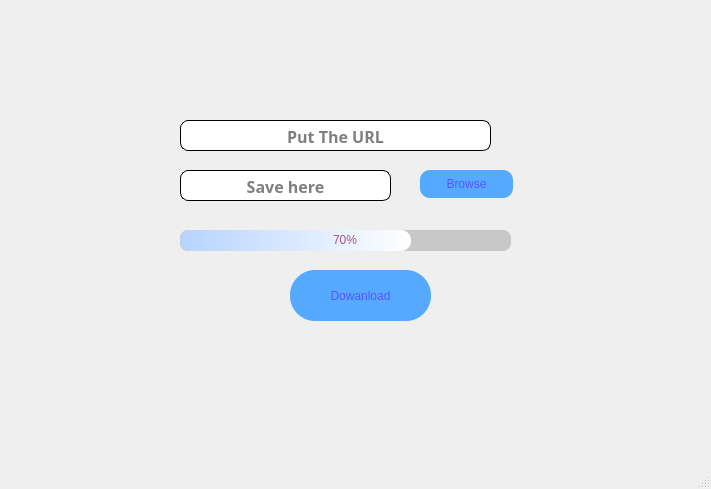
<?xml version="1.0" encoding="UTF-8"?>
<ui version="4.0">
 <class>MainWindow</class>
 <widget class="QMainWindow" name="MainWindow">
  <property name="geometry">
   <rect>
    <x>0</x>
    <y>0</y>
    <width>711</width>
    <height>489</height>
   </rect>
  </property>
  <property name="windowTitle">
   <string>MainWindow</string>
  </property>
  <widget class="QWidget" name="centralwidget">
   <widget class="QPushButton" name="pushButton">
    <property name="geometry">
     <rect>
      <x>290</x>
      <y>270</y>
      <width>141</width>
      <height>51</height>
     </rect>
    </property>
    <property name="styleSheet">
     <string notr="true">QPushButton{
border-radius:25px;
background-color: rgb(85, 170, 255);
color:rgb(85, 85, 255);
}
QPushButton:hover{
background-color: rgb(50, 110, 255);
color:rgb(255, 255, 255);
}
</string>
    </property>
    <property name="text">
     <string>Dowanload</string>
    </property>
   </widget>
   <widget class="QProgressBar" name="progressBar">
    <property name="geometry">
     <rect>
      <x>180</x>
      <y>230</y>
      <width>331</width>
      <height>21</height>
     </rect>
    </property>
    <property name="styleSheet">
     <string notr="true">QProgressBar{
	background-color: rgb(200, 200, 200);
	color:rgb(170, 85, 127);
	border-style:solid;
	border-radius:8px;
	text-align:center;
}
QProgressBar::chunk{
	border-radius:10px;
background-color: qlineargradient(spread:pad, x1:0, y1:0, x2:1, y2:0, stop:0 rgba(182, 211, 255, 255), stop:1 rgba(255, 255, 255, 255));
}
</string>
    </property>
    <property name="value">
     <number>70</number>
    </property>
   </widget>
   <widget class="QLineEdit" name="lineEdit">
    <property name="geometry">
     <rect>
      <x>180</x>
      <y>120</y>
      <width>311</width>
      <height>31</height>
     </rect>
    </property>
    <property name="font">
     <font>
      <family>Bahnschrift SemiBold</family>
      <pointsize>12</pointsize>
      <weight>75</weight>
      <bold>true</bold>
     </font>
    </property>
    <property name="styleSheet">
     <string notr="true">QLineEdit{
	border:1px solid black;
	border-radius:8px;
	padding:5px;
}
QLineEdit::focus {
	border:2px solid blue;
}</string>
    </property>
    <property name="alignment">
     <set>Qt::AlignCenter</set>
    </property>
    <property name="placeholderText">
     <string>Put The URL</string>
    </property>
   </widget>
   <widget class="QLineEdit" name="lineEdit_2">
    <property name="geometry">
     <rect>
      <x>180</x>
      <y>170</y>
      <width>211</width>
      <height>31</height>
     </rect>
    </property>
    <property name="font">
     <font>
      <family>Bahnschrift SemiBold</family>
      <pointsize>12</pointsize>
      <weight>75</weight>
      <bold>true</bold>
     </font>
    </property>
    <property name="styleSheet">
     <string notr="true">QLineEdit{
	border:1px solid black;
	border-radius:8px;
	padding:5px;
}
QLineEdit::focus {
	border:2px solid blue;
}</string>
    </property>
    <property name="alignment">
     <set>Qt::AlignCenter</set>
    </property>
    <property name="placeholderText">
     <string>Save here</string>
    </property>
   </widget>
   <widget class="QPushButton" name="pushButton_2">
    <property name="geometry">
     <rect>
      <x>420</x>
      <y>170</y>
      <width>93</width>
      <height>28</height>
     </rect>
    </property>
    <property name="styleSheet">
     <string notr="true">QPushButton{
border-radius:10px;
background-color: rgb(85, 170, 255);
color:rgb(85, 85, 255);
}
QPushButton:hover{
border-radius:10px;
background-color: rgb(50, 110, 255);
color:rgb(255, 255, 255);
}
</string>
    </property>
    <property name="text">
     <string>Browse</string>
    </property>
   </widget>
  </widget>
  <widget class="QMenuBar" name="menubar">
   <property name="geometry">
    <rect>
     <x>0</x>
     <y>0</y>
     <width>711</width>
     <height>26</height>
    </rect>
   </property>
  </widget>
  <widget class="QStatusBar" name="statusbar"/>
 </widget>
 <resources/>
 <connections/>
</ui>
